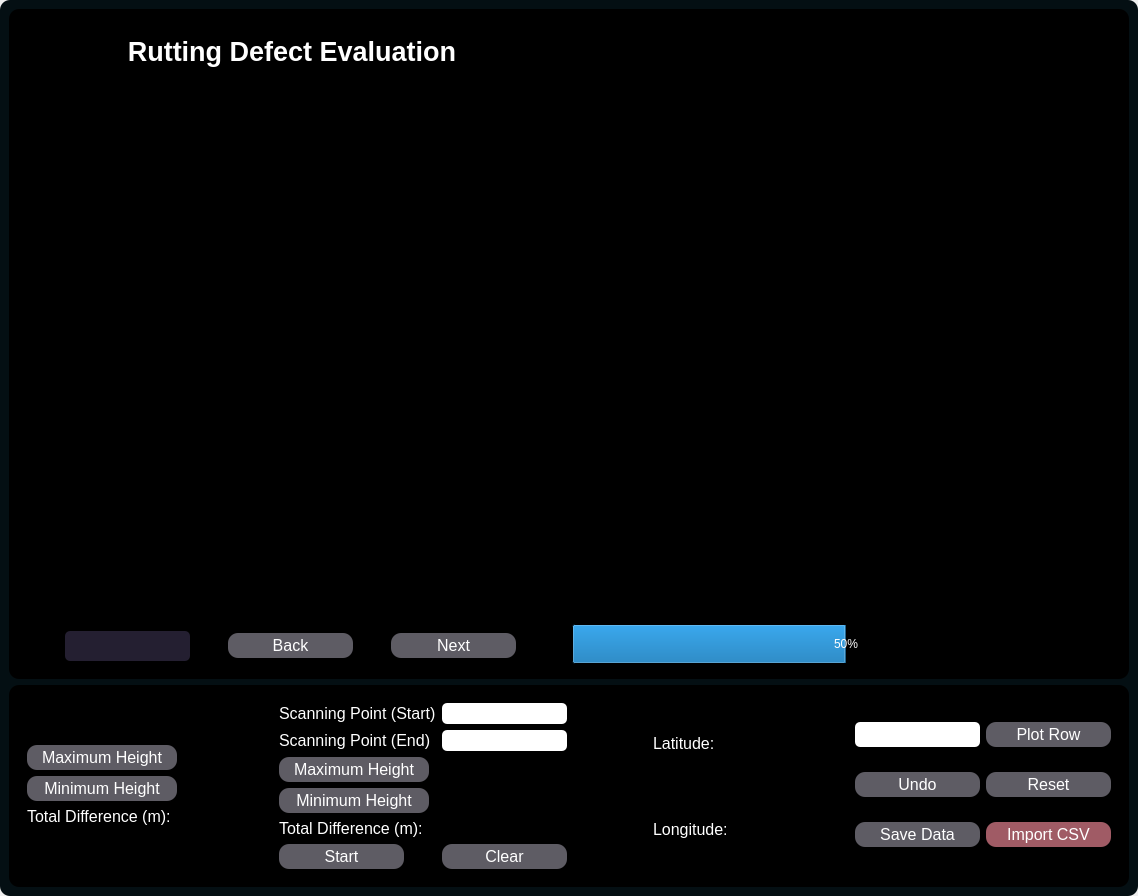
<?xml version="1.0" encoding="UTF-8"?>
<ui version="4.0">
 <class>MainWindow</class>
 <widget class="QMainWindow" name="MainWindow">
  <property name="geometry">
   <rect>
    <x>0</x>
    <y>0</y>
    <width>1138</width>
    <height>896</height>
   </rect>
  </property>
  <property name="windowTitle">
   <string>MainWindow</string>
  </property>
  <property name="styleSheet">
   <string notr="true">/* background-color: rgb(119, 118, 123); 

background-color: black; 
</string>
  </property>
  <widget class="QWidget" name="centralwidget">
   <property name="styleSheet">
    <string notr="true">*{
	border: white;
	border-radius: 10px;
	background-color: black; 
	color: #fff; 
}
#centralwidget{
	background-color: #040f13;
}

#importcsvbtn {	
	background-color: #a05b65;
}

QPushButton {
	border-radius: 10px;
	background-color: rgb(94, 92, 100);
}

#rownum {
	background-color: rgb(36, 31, 49);
	border-radius: 5px;
}

#rowinput, #start_line_edit, #end_line_edit {
	background-color: #fff;
	color: rgb(0, 0, 0);
	border-radius: 5px;
}

#maximumheightbtn:hover, #maximum_height:hover {		
	background-color: rgb(53, 132, 228);
}

#minimumheightbtn:hover, #minimum_height:hover {		
	background-color: rgb(198, 70, 0);
}

#backbtn:hover, #nextbtn:hover, #plotrowbtn:hover, #resetbtn:hover, #undobtn:hover, #savedatabtn:hover, #startbtn:hover, #clearbtn:hover {
	background-color: #FFFF01;
	color: #000;
}

#importcsvbtn:hover {
	background-color: #ff2700;
}</string>
   </property>
   <layout class="QVBoxLayout" name="verticalLayout">
    <item>
     <widget class="QWidget" name="widget" native="true">
      <property name="sizePolicy">
       <sizepolicy hsizetype="Preferred" vsizetype="Preferred">
        <horstretch>0</horstretch>
        <verstretch>1</verstretch>
       </sizepolicy>
      </property>
      <property name="styleSheet">
       <string notr="true"/>
      </property>
      <layout class="QHBoxLayout" name="horizontalLayout_2">
       <item>
        <widget class="QFrame" name="frame">
         <property name="styleSheet">
          <string notr="true"/>
         </property>
         <property name="frameShape">
          <enum>QFrame::StyledPanel</enum>
         </property>
         <property name="frameShadow">
          <enum>QFrame::Raised</enum>
         </property>
         <layout class="QVBoxLayout" name="verticalLayout_2">
          <property name="spacing">
           <number>0</number>
          </property>
          <property name="leftMargin">
           <number>9</number>
          </property>
          <property name="topMargin">
           <number>9</number>
          </property>
          <property name="rightMargin">
           <number>9</number>
          </property>
          <property name="bottomMargin">
           <number>9</number>
          </property>
          <item>
           <widget class="QFrame" name="frame_4">
            <property name="frameShape">
             <enum>QFrame::StyledPanel</enum>
            </property>
            <property name="frameShadow">
             <enum>QFrame::Raised</enum>
            </property>
            <layout class="QVBoxLayout" name="verticalLayout_3">
             <item>
              <widget class="QLabel" name="main_title">
               <property name="sizePolicy">
                <sizepolicy hsizetype="Preferred" vsizetype="Preferred">
                 <horstretch>0</horstretch>
                 <verstretch>0</verstretch>
                </sizepolicy>
               </property>
               <property name="font">
                <font>
                 <pointsize>20</pointsize>
                 <weight>75</weight>
                 <bold>true</bold>
                </font>
               </property>
               <property name="text">
                <string>Rutting Defect Evaluation</string>
               </property>
               <property name="alignment">
                <set>Qt::AlignCenter</set>
               </property>
              </widget>
             </item>
            </layout>
           </widget>
          </item>
          <item>
           <widget class="MatplotlibWidget" name="plotwidget" native="true">
            <property name="sizePolicy">
             <sizepolicy hsizetype="Preferred" vsizetype="Expanding">
              <horstretch>0</horstretch>
              <verstretch>0</verstretch>
             </sizepolicy>
            </property>
           </widget>
          </item>
          <item>
           <widget class="QFrame" name="frame_2">
            <property name="minimumSize">
             <size>
              <width>0</width>
              <height>30</height>
             </size>
            </property>
            <property name="maximumSize">
             <size>
              <width>16777215</width>
              <height>30</height>
             </size>
            </property>
            <property name="frameShape">
             <enum>QFrame::StyledPanel</enum>
            </property>
            <property name="frameShadow">
             <enum>QFrame::Raised</enum>
            </property>
            <layout class="QHBoxLayout" name="horizontalLayout_3">
             <property name="spacing">
              <number>0</number>
             </property>
             <property name="leftMargin">
              <number>0</number>
             </property>
             <property name="topMargin">
              <number>0</number>
             </property>
             <property name="rightMargin">
              <number>0</number>
             </property>
             <property name="bottomMargin">
              <number>0</number>
             </property>
             <item>
              <widget class="QLabel" name="rownum">
               <property name="minimumSize">
                <size>
                 <width>125</width>
                 <height>0</height>
                </size>
               </property>
               <property name="maximumSize">
                <size>
                 <width>125</width>
                 <height>16777215</height>
                </size>
               </property>
               <property name="font">
                <font>
                 <pointsize>12</pointsize>
                 <weight>75</weight>
                 <bold>true</bold>
                </font>
               </property>
               <property name="styleSheet">
                <string notr="true"/>
               </property>
               <property name="text">
                <string/>
               </property>
               <property name="alignment">
                <set>Qt::AlignCenter</set>
               </property>
              </widget>
             </item>
             <item>
              <widget class="QPushButton" name="backbtn">
               <property name="minimumSize">
                <size>
                 <width>125</width>
                 <height>25</height>
                </size>
               </property>
               <property name="maximumSize">
                <size>
                 <width>125</width>
                 <height>25</height>
                </size>
               </property>
               <property name="font">
                <font>
                 <pointsize>12</pointsize>
                </font>
               </property>
               <property name="text">
                <string>Back</string>
               </property>
              </widget>
             </item>
             <item>
              <widget class="QPushButton" name="nextbtn">
               <property name="minimumSize">
                <size>
                 <width>125</width>
                 <height>25</height>
                </size>
               </property>
               <property name="maximumSize">
                <size>
                 <width>125</width>
                 <height>25</height>
                </size>
               </property>
               <property name="font">
                <font>
                 <pointsize>12</pointsize>
                </font>
               </property>
               <property name="text">
                <string>Next</string>
               </property>
              </widget>
             </item>
            </layout>
           </widget>
          </item>
         </layout>
        </widget>
       </item>
       <item>
        <widget class="QFrame" name="frame_5">
         <property name="frameShape">
          <enum>QFrame::StyledPanel</enum>
         </property>
         <property name="frameShadow">
          <enum>QFrame::Raised</enum>
         </property>
         <layout class="QVBoxLayout" name="verticalLayout_4">
          <property name="spacing">
           <number>5</number>
          </property>
          <property name="leftMargin">
           <number>0</number>
          </property>
          <property name="topMargin">
           <number>0</number>
          </property>
          <property name="rightMargin">
           <number>0</number>
          </property>
          <property name="bottomMargin">
           <number>0</number>
          </property>
          <item>
           <widget class="QWidget" name="mapwidget" native="true">
            <property name="sizePolicy">
             <sizepolicy hsizetype="Preferred" vsizetype="Expanding">
              <horstretch>0</horstretch>
              <verstretch>0</verstretch>
             </sizepolicy>
            </property>
           </widget>
          </item>
          <item alignment="Qt::AlignBottom">
           <widget class="QFrame" name="frame_6">
            <property name="minimumSize">
             <size>
              <width>0</width>
              <height>30</height>
             </size>
            </property>
            <property name="frameShape">
             <enum>QFrame::StyledPanel</enum>
            </property>
            <property name="frameShadow">
             <enum>QFrame::Raised</enum>
            </property>
            <layout class="QVBoxLayout" name="verticalLayout_5">
             <property name="spacing">
              <number>0</number>
             </property>
             <property name="leftMargin">
              <number>0</number>
             </property>
             <property name="topMargin">
              <number>0</number>
             </property>
             <property name="rightMargin">
              <number>0</number>
             </property>
             <property name="bottomMargin">
              <number>6</number>
             </property>
             <item>
              <widget class="QProgressBar" name="progressBar">
               <property name="sizePolicy">
                <sizepolicy hsizetype="Preferred" vsizetype="Preferred">
                 <horstretch>0</horstretch>
                 <verstretch>0</verstretch>
                </sizepolicy>
               </property>
               <property name="minimumSize">
                <size>
                 <width>0</width>
                 <height>40</height>
                </size>
               </property>
               <property name="value">
                <number>50</number>
               </property>
               <property name="alignment">
                <set>Qt::AlignCenter</set>
               </property>
               <property name="invertedAppearance">
                <bool>false</bool>
               </property>
              </widget>
             </item>
            </layout>
           </widget>
          </item>
         </layout>
        </widget>
       </item>
      </layout>
     </widget>
    </item>
    <item>
     <widget class="QWidget" name="widget_2" native="true">
      <property name="sizePolicy">
       <sizepolicy hsizetype="Preferred" vsizetype="Preferred">
        <horstretch>0</horstretch>
        <verstretch>0</verstretch>
       </sizepolicy>
      </property>
      <layout class="QHBoxLayout" name="horizontalLayout">
       <item alignment="Qt::AlignVCenter">
        <widget class="QWidget" name="left_labels" native="true">
         <property name="sizePolicy">
          <sizepolicy hsizetype="Expanding" vsizetype="Preferred">
           <horstretch>0</horstretch>
           <verstretch>0</verstretch>
          </sizepolicy>
         </property>
         <property name="maximumSize">
          <size>
           <width>16777215</width>
           <height>16777215</height>
          </size>
         </property>
         <layout class="QFormLayout" name="formLayout">
          <item row="0" column="0">
           <widget class="QPushButton" name="maximumheightbtn">
            <property name="sizePolicy">
             <sizepolicy hsizetype="Minimum" vsizetype="Minimum">
              <horstretch>0</horstretch>
              <verstretch>0</verstretch>
             </sizepolicy>
            </property>
            <property name="minimumSize">
             <size>
              <width>150</width>
              <height>25</height>
             </size>
            </property>
            <property name="maximumSize">
             <size>
              <width>150</width>
              <height>25</height>
             </size>
            </property>
            <property name="font">
             <font>
              <pointsize>12</pointsize>
             </font>
            </property>
            <property name="text">
             <string>Maximum Height</string>
            </property>
            <property name="checkable">
             <bool>true</bool>
            </property>
           </widget>
          </item>
          <item row="0" column="1">
           <widget class="QLabel" name="maxheightvalue">
            <property name="font">
             <font>
              <pointsize>12</pointsize>
              <weight>75</weight>
              <bold>true</bold>
             </font>
            </property>
            <property name="text">
             <string/>
            </property>
           </widget>
          </item>
          <item row="1" column="0">
           <widget class="QPushButton" name="minimumheightbtn">
            <property name="minimumSize">
             <size>
              <width>150</width>
              <height>25</height>
             </size>
            </property>
            <property name="maximumSize">
             <size>
              <width>150</width>
              <height>25</height>
             </size>
            </property>
            <property name="font">
             <font>
              <pointsize>12</pointsize>
             </font>
            </property>
            <property name="text">
             <string>Minimum Height</string>
            </property>
            <property name="checkable">
             <bool>true</bool>
            </property>
           </widget>
          </item>
          <item row="1" column="1">
           <widget class="QLabel" name="minheightvalue">
            <property name="font">
             <font>
              <pointsize>12</pointsize>
              <weight>75</weight>
              <bold>true</bold>
             </font>
            </property>
            <property name="text">
             <string/>
            </property>
           </widget>
          </item>
          <item row="2" column="0">
           <widget class="QLabel" name="label">
            <property name="font">
             <font>
              <pointsize>12</pointsize>
             </font>
            </property>
            <property name="text">
             <string>Total Difference (m):</string>
            </property>
           </widget>
          </item>
          <item row="2" column="1">
           <widget class="QLabel" name="totdiffvalue">
            <property name="font">
             <font>
              <pointsize>12</pointsize>
              <weight>75</weight>
              <bold>true</bold>
             </font>
            </property>
            <property name="text">
             <string/>
            </property>
           </widget>
          </item>
         </layout>
        </widget>
       </item>
       <item>
        <spacer name="horizontalSpacer">
         <property name="orientation">
          <enum>Qt::Horizontal</enum>
         </property>
         <property name="sizeHint" stdset="0">
          <size>
           <width>40</width>
           <height>20</height>
          </size>
         </property>
        </spacer>
       </item>
       <item>
        <widget class="QFrame" name="frame_3">
         <property name="sizePolicy">
          <sizepolicy hsizetype="Preferred" vsizetype="Expanding">
           <horstretch>0</horstretch>
           <verstretch>0</verstretch>
          </sizepolicy>
         </property>
         <property name="minimumSize">
          <size>
           <width>300</width>
           <height>0</height>
          </size>
         </property>
         <property name="maximumSize">
          <size>
           <width>320</width>
           <height>16777215</height>
          </size>
         </property>
         <property name="frameShape">
          <enum>QFrame::StyledPanel</enum>
         </property>
         <property name="frameShadow">
          <enum>QFrame::Raised</enum>
         </property>
         <layout class="QFormLayout" name="formLayout_2">
          <item row="0" column="0">
           <widget class="QLabel" name="label_6">
            <property name="font">
             <font>
              <pointsize>12</pointsize>
             </font>
            </property>
            <property name="text">
             <string>Scanning Point (Start)</string>
            </property>
           </widget>
          </item>
          <item row="0" column="1">
           <widget class="QLineEdit" name="start_line_edit">
            <property name="minimumSize">
             <size>
              <width>125</width>
              <height>0</height>
             </size>
            </property>
            <property name="maximumSize">
             <size>
              <width>125</width>
              <height>16777215</height>
             </size>
            </property>
            <property name="font">
             <font>
              <pointsize>12</pointsize>
             </font>
            </property>
           </widget>
          </item>
          <item row="1" column="0">
           <widget class="QLabel" name="label_7">
            <property name="font">
             <font>
              <pointsize>12</pointsize>
             </font>
            </property>
            <property name="text">
             <string>Scanning Point (End)</string>
            </property>
           </widget>
          </item>
          <item row="1" column="1">
           <widget class="QLineEdit" name="end_line_edit">
            <property name="minimumSize">
             <size>
              <width>125</width>
              <height>0</height>
             </size>
            </property>
            <property name="maximumSize">
             <size>
              <width>125</width>
              <height>16777215</height>
             </size>
            </property>
            <property name="font">
             <font>
              <pointsize>12</pointsize>
             </font>
            </property>
           </widget>
          </item>
          <item row="2" column="1">
           <widget class="QLabel" name="max_automate">
            <property name="font">
             <font>
              <pointsize>12</pointsize>
             </font>
            </property>
            <property name="text">
             <string/>
            </property>
           </widget>
          </item>
          <item row="3" column="0">
           <widget class="QPushButton" name="minimum_height">
            <property name="minimumSize">
             <size>
              <width>150</width>
              <height>25</height>
             </size>
            </property>
            <property name="maximumSize">
             <size>
              <width>150</width>
              <height>25</height>
             </size>
            </property>
            <property name="font">
             <font>
              <pointsize>12</pointsize>
             </font>
            </property>
            <property name="text">
             <string>Minimum Height</string>
            </property>
           </widget>
          </item>
          <item row="3" column="1">
           <widget class="QLabel" name="min_automate">
            <property name="font">
             <font>
              <pointsize>12</pointsize>
             </font>
            </property>
            <property name="text">
             <string/>
            </property>
           </widget>
          </item>
          <item row="4" column="0">
           <widget class="QLabel" name="label_8">
            <property name="font">
             <font>
              <pointsize>12</pointsize>
             </font>
            </property>
            <property name="text">
             <string>Total Difference (m):</string>
            </property>
           </widget>
          </item>
          <item row="4" column="1">
           <widget class="QLabel" name="total_automate">
            <property name="font">
             <font>
              <pointsize>12</pointsize>
             </font>
            </property>
            <property name="text">
             <string/>
            </property>
           </widget>
          </item>
          <item row="2" column="0">
           <widget class="QPushButton" name="maximum_height">
            <property name="minimumSize">
             <size>
              <width>150</width>
              <height>25</height>
             </size>
            </property>
            <property name="maximumSize">
             <size>
              <width>150</width>
              <height>25</height>
             </size>
            </property>
            <property name="font">
             <font>
              <pointsize>12</pointsize>
             </font>
            </property>
            <property name="text">
             <string>Maximum Height</string>
            </property>
           </widget>
          </item>
          <item row="5" column="0">
           <widget class="QPushButton" name="startbtn">
            <property name="minimumSize">
             <size>
              <width>125</width>
              <height>25</height>
             </size>
            </property>
            <property name="maximumSize">
             <size>
              <width>125</width>
              <height>25</height>
             </size>
            </property>
            <property name="font">
             <font>
              <pointsize>12</pointsize>
             </font>
            </property>
            <property name="text">
             <string>Start</string>
            </property>
           </widget>
          </item>
          <item row="5" column="1">
           <widget class="QPushButton" name="clearbtn">
            <property name="minimumSize">
             <size>
              <width>125</width>
              <height>25</height>
             </size>
            </property>
            <property name="maximumSize">
             <size>
              <width>125</width>
              <height>25</height>
             </size>
            </property>
            <property name="font">
             <font>
              <pointsize>12</pointsize>
             </font>
            </property>
            <property name="text">
             <string>Clear</string>
            </property>
           </widget>
          </item>
         </layout>
        </widget>
       </item>
       <item>
        <spacer name="horizontalSpacer_3">
         <property name="orientation">
          <enum>Qt::Horizontal</enum>
         </property>
         <property name="sizeHint" stdset="0">
          <size>
           <width>40</width>
           <height>20</height>
          </size>
         </property>
        </spacer>
       </item>
       <item>
        <widget class="QWidget" name="mid_labels" native="true">
         <layout class="QGridLayout" name="gridLayout">
          <item row="1" column="0">
           <widget class="QLabel" name="label_2">
            <property name="minimumSize">
             <size>
              <width>100</width>
              <height>0</height>
             </size>
            </property>
            <property name="maximumSize">
             <size>
              <width>100</width>
              <height>16777215</height>
             </size>
            </property>
            <property name="font">
             <font>
              <pointsize>12</pointsize>
             </font>
            </property>
            <property name="text">
             <string>Longitude:</string>
            </property>
           </widget>
          </item>
          <item row="0" column="0">
           <widget class="QLabel" name="label_4">
            <property name="minimumSize">
             <size>
              <width>80</width>
              <height>0</height>
             </size>
            </property>
            <property name="maximumSize">
             <size>
              <width>80</width>
              <height>16777215</height>
             </size>
            </property>
            <property name="font">
             <font>
              <pointsize>12</pointsize>
             </font>
            </property>
            <property name="text">
             <string>Latitude:</string>
            </property>
           </widget>
          </item>
          <item row="0" column="1">
           <widget class="QLabel" name="latvalue">
            <property name="font">
             <font>
              <pointsize>12</pointsize>
              <weight>75</weight>
              <bold>true</bold>
             </font>
            </property>
            <property name="text">
             <string/>
            </property>
           </widget>
          </item>
          <item row="1" column="1">
           <widget class="QLabel" name="longvalue">
            <property name="font">
             <font>
              <pointsize>12</pointsize>
              <weight>75</weight>
              <bold>true</bold>
             </font>
            </property>
            <property name="text">
             <string/>
            </property>
           </widget>
          </item>
         </layout>
        </widget>
       </item>
       <item>
        <spacer name="horizontalSpacer_2">
         <property name="orientation">
          <enum>Qt::Horizontal</enum>
         </property>
         <property name="sizeHint" stdset="0">
          <size>
           <width>40</width>
           <height>20</height>
          </size>
         </property>
        </spacer>
       </item>
       <item alignment="Qt::AlignRight">
        <widget class="QWidget" name="right_labels" native="true">
         <layout class="QGridLayout" name="gridLayout_2">
          <item row="4" column="2">
           <widget class="QPushButton" name="importcsvbtn">
            <property name="minimumSize">
             <size>
              <width>125</width>
              <height>25</height>
             </size>
            </property>
            <property name="maximumSize">
             <size>
              <width>125</width>
              <height>25</height>
             </size>
            </property>
            <property name="font">
             <font>
              <pointsize>12</pointsize>
             </font>
            </property>
            <property name="text">
             <string>Import CSV</string>
            </property>
           </widget>
          </item>
          <item row="0" column="2">
           <widget class="QPushButton" name="plotrowbtn">
            <property name="minimumSize">
             <size>
              <width>125</width>
              <height>25</height>
             </size>
            </property>
            <property name="maximumSize">
             <size>
              <width>125</width>
              <height>25</height>
             </size>
            </property>
            <property name="font">
             <font>
              <pointsize>12</pointsize>
             </font>
            </property>
            <property name="text">
             <string>Plot Row</string>
            </property>
           </widget>
          </item>
          <item row="0" column="1">
           <widget class="QLineEdit" name="rowinput">
            <property name="sizePolicy">
             <sizepolicy hsizetype="Preferred" vsizetype="Preferred">
              <horstretch>0</horstretch>
              <verstretch>0</verstretch>
             </sizepolicy>
            </property>
            <property name="minimumSize">
             <size>
              <width>125</width>
              <height>0</height>
             </size>
            </property>
            <property name="maximumSize">
             <size>
              <width>125</width>
              <height>16777215</height>
             </size>
            </property>
            <property name="font">
             <font>
              <pointsize>12</pointsize>
              <weight>75</weight>
              <bold>true</bold>
             </font>
            </property>
            <property name="alignment">
             <set>Qt::AlignCenter</set>
            </property>
           </widget>
          </item>
          <item row="2" column="1">
           <widget class="QPushButton" name="undobtn">
            <property name="minimumSize">
             <size>
              <width>125</width>
              <height>25</height>
             </size>
            </property>
            <property name="maximumSize">
             <size>
              <width>125</width>
              <height>25</height>
             </size>
            </property>
            <property name="font">
             <font>
              <pointsize>12</pointsize>
             </font>
            </property>
            <property name="text">
             <string>Undo</string>
            </property>
           </widget>
          </item>
          <item row="2" column="2">
           <widget class="QPushButton" name="resetbtn">
            <property name="minimumSize">
             <size>
              <width>125</width>
              <height>25</height>
             </size>
            </property>
            <property name="maximumSize">
             <size>
              <width>125</width>
              <height>25</height>
             </size>
            </property>
            <property name="font">
             <font>
              <pointsize>12</pointsize>
             </font>
            </property>
            <property name="text">
             <string>Reset</string>
            </property>
           </widget>
          </item>
          <item row="4" column="1">
           <widget class="QPushButton" name="savedatabtn">
            <property name="sizePolicy">
             <sizepolicy hsizetype="Preferred" vsizetype="Preferred">
              <horstretch>0</horstretch>
              <verstretch>0</verstretch>
             </sizepolicy>
            </property>
            <property name="minimumSize">
             <size>
              <width>125</width>
              <height>0</height>
             </size>
            </property>
            <property name="maximumSize">
             <size>
              <width>125</width>
              <height>16777215</height>
             </size>
            </property>
            <property name="font">
             <font>
              <pointsize>12</pointsize>
             </font>
            </property>
            <property name="text">
             <string>Save Data</string>
            </property>
           </widget>
          </item>
         </layout>
        </widget>
       </item>
      </layout>
     </widget>
    </item>
   </layout>
  </widget>
 </widget>
 <customwidgets>
  <customwidget>
   <class>MatplotlibWidget</class>
   <extends>QWidget</extends>
   <header>matplotlibwidget.h</header>
   <container>1</container>
  </customwidget>
 </customwidgets>
 <resources/>
 <connections/>
</ui>
